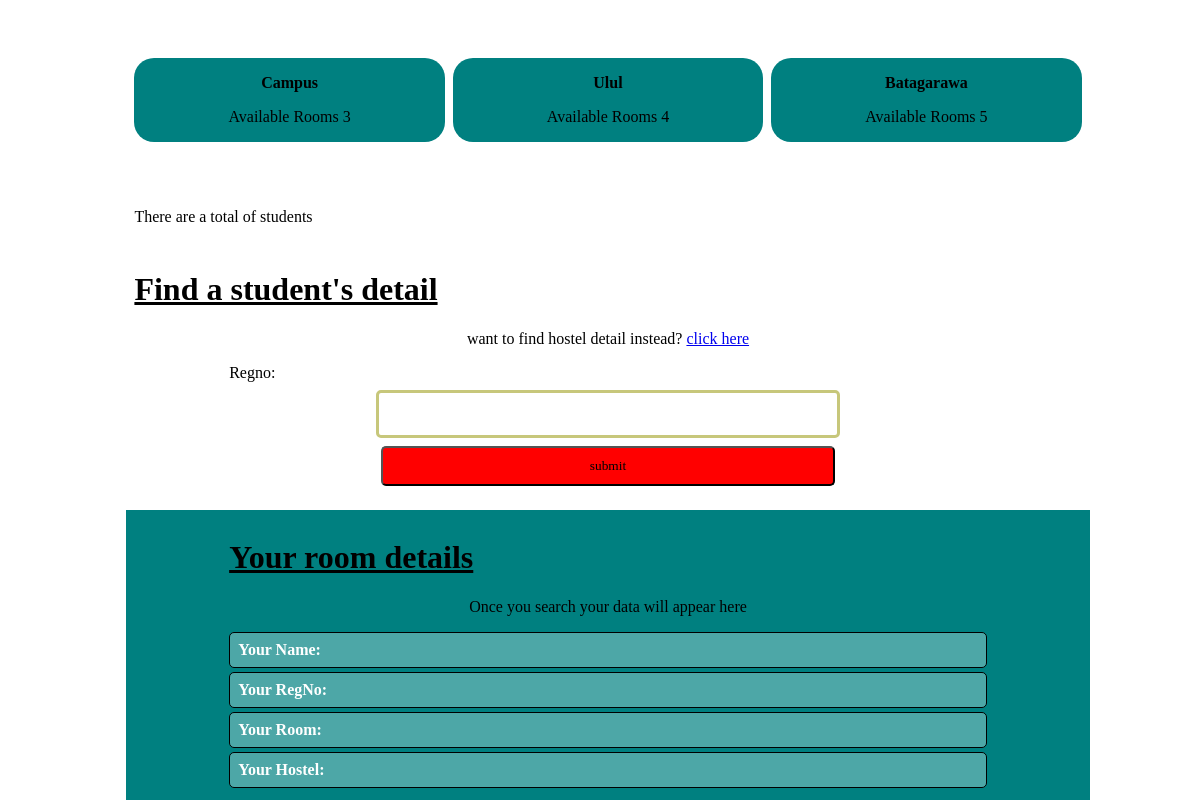
Page /about/ on the earlier database version.
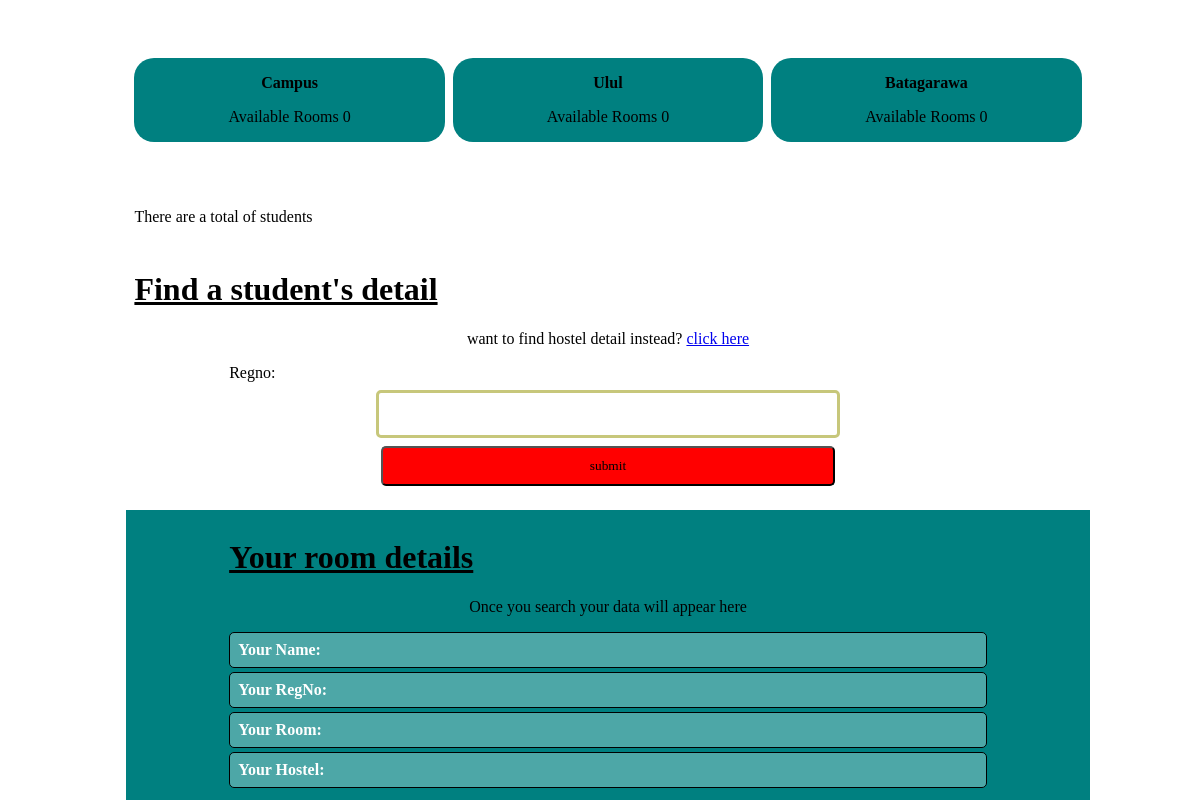
Same page on the later database version.
### app/models.py (models this page shows, shortened)
class Hostel(models.Model):
    hostel_id = models.IntegerField()
    name = models.TextField(default='')
    gender = models.CharField(max_length=1)
    rooms = models.IntegerField(default=0)
    room_size = models.IntegerField(default=0)
    roomBaseSize = models.IntegerField(default=0)

### app/views.py (the view, shortened to what this page needs)
# urls.py: path('about/', views.about, name='about'),      # Points to about function as about
def about(request):
    form = SearchForm
    context = {
        'hostel_list': hostel_list,
        'form':form
    }
    return render(request, 'blog/search.html', context)

### app/templates/blog/search.html (shortened to what this page needs)
{% extends "blog/base.html" %}
{% block content%}
    <div class="section col">
        {% for hostel in hostel_list %}
            <div class="card">
                <p> <b>{{ hostel.name }}</b> </p>
                <p> Available Rooms {{ hostel.rooms }}</br> </p>
            </div>
        {% endfor %}
    </div>
    <div class="section">
        There are a total of {{ numStudentsTotal }} students
    </div>
    <div class="section bg">
        <h1>Find a student's detail</h1>
        <p>want to find hostel detail instead? <a href="/hostelOccupancy/" target="" rel="noopener noreferrer">click here</a></p>
        <form action="" method="post">
            {{ form }}
            {% if form %}
                <input type="submit" value="submit">
            {% endif %}
        </form>
    </div>
    <div class="section teal">
        <div class="container">
                <h1>Your room details</h1>
                <p>Once you search your data will appear here</p>
                <div class="detail"> <b>Your Name:</b> {{ pullSearchName }} </div>
                <div class="detail"> <b>Your RegNo:</b> {{ pullSearchRegNo }} </div>
                <div class="detail"> <b>Your Room:</b> {{ pullSearchRoom }} </div>
                <div class="detail"> <b>Your Hostel:</b> {{ pullSearchHostel }} </div>
        </div>
    </div>
{% endblock content %}

Differences in the rows shown:
changed Hostel "Campus": rooms "3" → "0"
changed Hostel "Ulul": rooms "4" → "0"
changed Hostel "Batagarawa": rooms "5" → "0"
